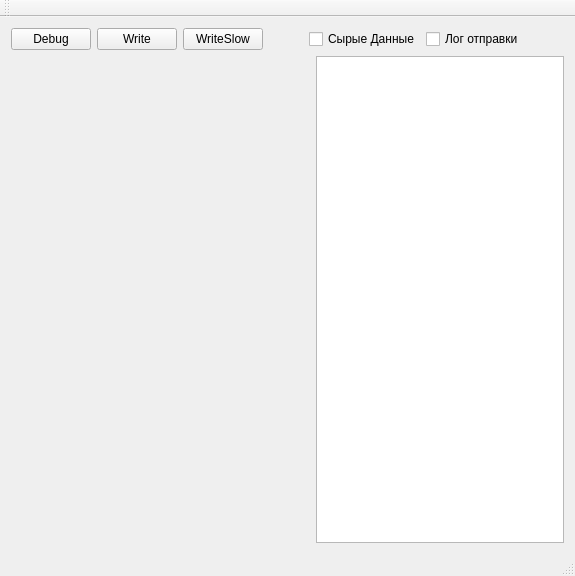
<?xml version="1.0" encoding="UTF-8"?>
<ui version="4.0">
 <class>MainWindow</class>
 <widget class="QMainWindow" name="MainWindow">
  <property name="geometry">
   <rect>
    <x>0</x>
    <y>0</y>
    <width>554</width>
    <height>576</height>
   </rect>
  </property>
  <property name="windowTitle">
   <string>MainWindow</string>
  </property>
  <widget class="QWidget" name="centralWidget">
   <property name="sizePolicy">
    <sizepolicy hsizetype="MinimumExpanding" vsizetype="MinimumExpanding">
     <horstretch>0</horstretch>
     <verstretch>0</verstretch>
    </sizepolicy>
   </property>
   <layout class="QVBoxLayout" name="verticalLayout">
    <item>
     <layout class="QHBoxLayout" name="horizontalLayout">
      <item>
       <widget class="QPushButton" name="pushButton">
        <property name="text">
         <string>Debug</string>
        </property>
       </widget>
      </item>
      <item>
       <widget class="QPushButton" name="ButtonWrite">
        <property name="text">
         <string>Write</string>
        </property>
       </widget>
      </item>
      <item>
       <widget class="QPushButton" name="ButtonRead">
        <property name="text">
         <string>WriteSlow</string>
        </property>
       </widget>
      </item>
      <item>
       <spacer name="horizontalSpacer_2">
        <property name="orientation">
         <enum>Qt::Horizontal</enum>
        </property>
        <property name="sizeHint" stdset="0">
         <size>
          <width>40</width>
          <height>20</height>
         </size>
        </property>
       </spacer>
      </item>
      <item>
       <widget class="QCheckBox" name="checkBoxShowBytes">
        <property name="text">
         <string>Сырые Данные</string>
        </property>
       </widget>
      </item>
      <item>
       <widget class="QCheckBox" name="checkBoxSendPrint">
        <property name="text">
         <string>Лог отправки</string>
        </property>
       </widget>
      </item>
      <item>
       <spacer name="horizontalSpacer">
        <property name="orientation">
         <enum>Qt::Horizontal</enum>
        </property>
        <property name="sizeHint" stdset="0">
         <size>
          <width>40</width>
          <height>20</height>
         </size>
        </property>
       </spacer>
      </item>
     </layout>
    </item>
    <item>
     <layout class="QHBoxLayout" name="horizontalLayout_2">
      <item>
       <widget class="PaintBox" name="paintBox" native="true">
        <property name="sizePolicy">
         <sizepolicy hsizetype="MinimumExpanding" vsizetype="Minimum">
          <horstretch>0</horstretch>
          <verstretch>0</verstretch>
         </sizepolicy>
        </property>
       </widget>
      </item>
      <item>
       <widget class="QTableWidget" name="tableWidget">
        <property name="sizePolicy">
         <sizepolicy hsizetype="Expanding" vsizetype="MinimumExpanding">
          <horstretch>0</horstretch>
          <verstretch>0</verstretch>
         </sizepolicy>
        </property>
        <property name="maximumSize">
         <size>
          <width>248</width>
          <height>88888</height>
         </size>
        </property>
        <property name="baseSize">
         <size>
          <width>0</width>
          <height>150</height>
         </size>
        </property>
       </widget>
      </item>
     </layout>
    </item>
   </layout>
  </widget>
  <widget class="QMenuBar" name="menuBar">
   <property name="geometry">
    <rect>
     <x>0</x>
     <y>0</y>
     <width>554</width>
     <height>21</height>
    </rect>
   </property>
  </widget>
  <widget class="QToolBar" name="mainToolBar">
   <attribute name="toolBarArea">
    <enum>TopToolBarArea</enum>
   </attribute>
   <attribute name="toolBarBreak">
    <bool>false</bool>
   </attribute>
  </widget>
  <widget class="QStatusBar" name="statusBar"/>
 </widget>
 <layoutdefault spacing="6" margin="11"/>
 <customwidgets>
  <customwidget>
   <class>PaintBox</class>
   <extends>QWidget</extends>
   <header>paintbox.h</header>
   <container>1</container>
  </customwidget>
 </customwidgets>
 <resources/>
 <connections/>
</ui>
